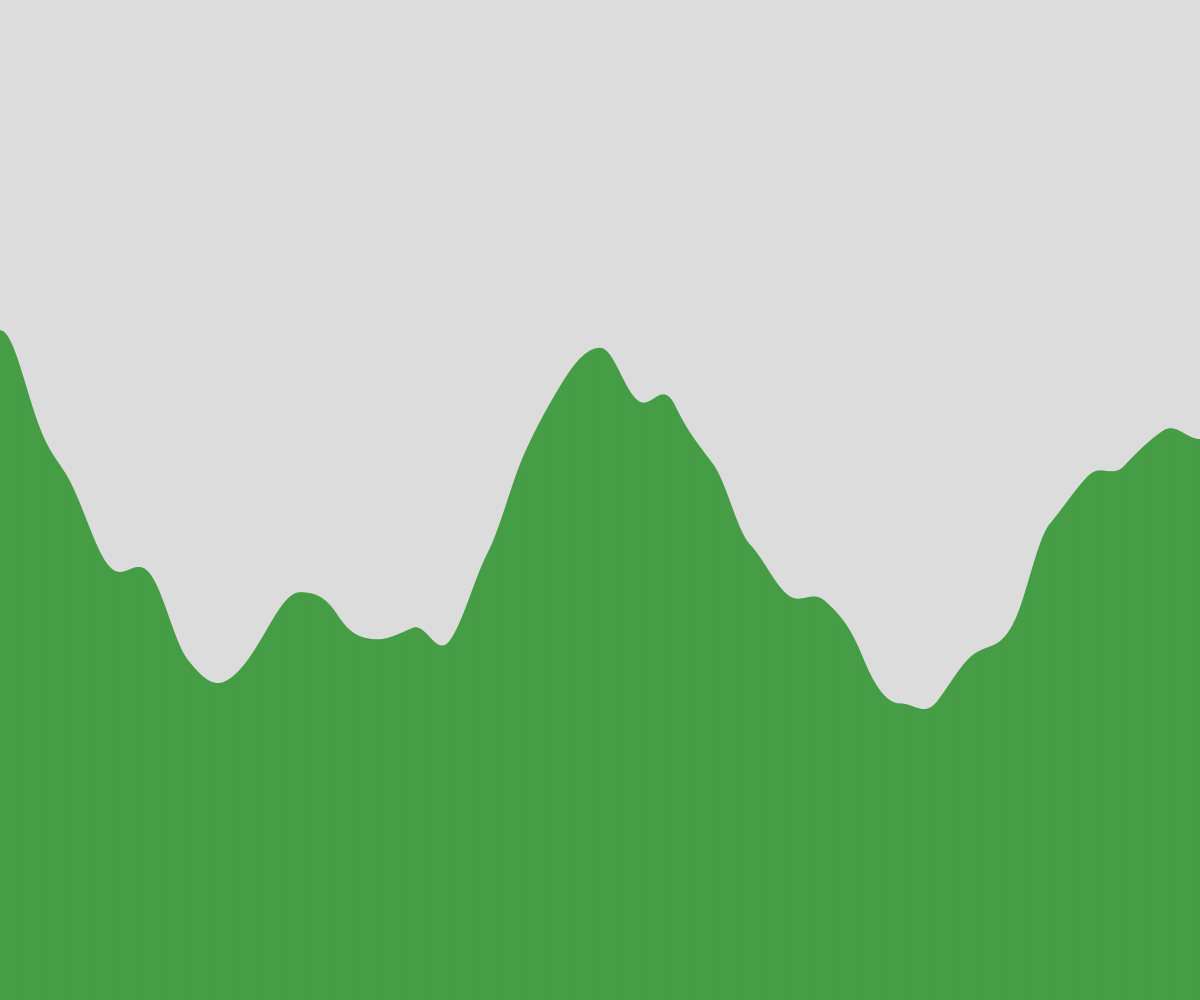
Frame 1 (no input)
Frame 60 (no input): identical to frame 1, image omitted
Frame 120 (the mouse pressed at the canvas centre since frame 60): identical to frame 1, image omitted

The p5.js sketch that drew this single still picture (run headless with seeded random() and noise() and a simulated clock; from frame 60 on, the mouse is pressed at the canvas centre):

// p5.js sketch
// ── sketch.js
// Terrain Generation Demo


let terrain = [];
const NUMBER_OF_RECTS = 5000;

function setup() {
  createCanvas(windowWidth, windowHeight);
  generateTerrain(width/NUMBER_OF_RECTS);
}

function draw() {
  background(220);
  noStroke();
  fill('green');

  for (let someRect of terrain){
    rect(someRect.x, someRect.y, someRect.w, someRect.h);
  }
}

function generateTerrain(widthOfRect){
  for (let i = 0; i < NUMBER_OF_RECTS; i++){
    terrain.push(spawnRectangle(i * widthOfRect, noise(i*0.0008)*height, widthOfRect));
  }
}

function spawnRectangle(leftSide, rectHeight, rectWidth){
  let theRect = {
    x: leftSide,
    y: height - rectHeight,
    w: rectWidth,
    h: rectHeight,
  };
  return theRect;
}
